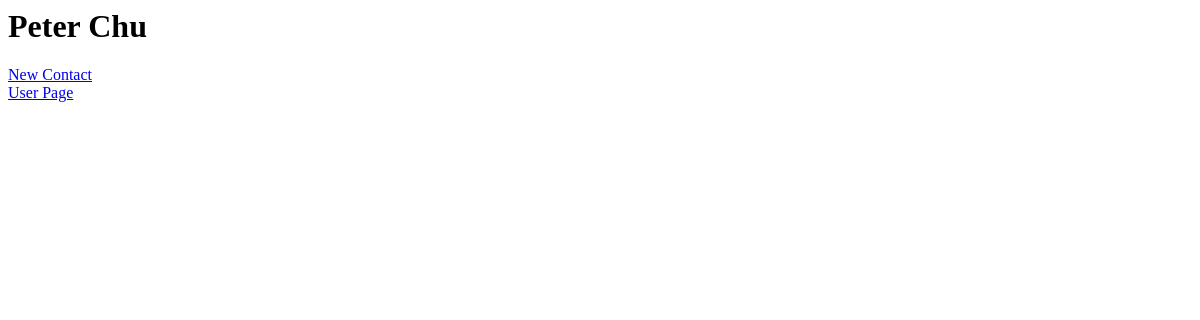
/3/, run on an earlier commit of the app's database.
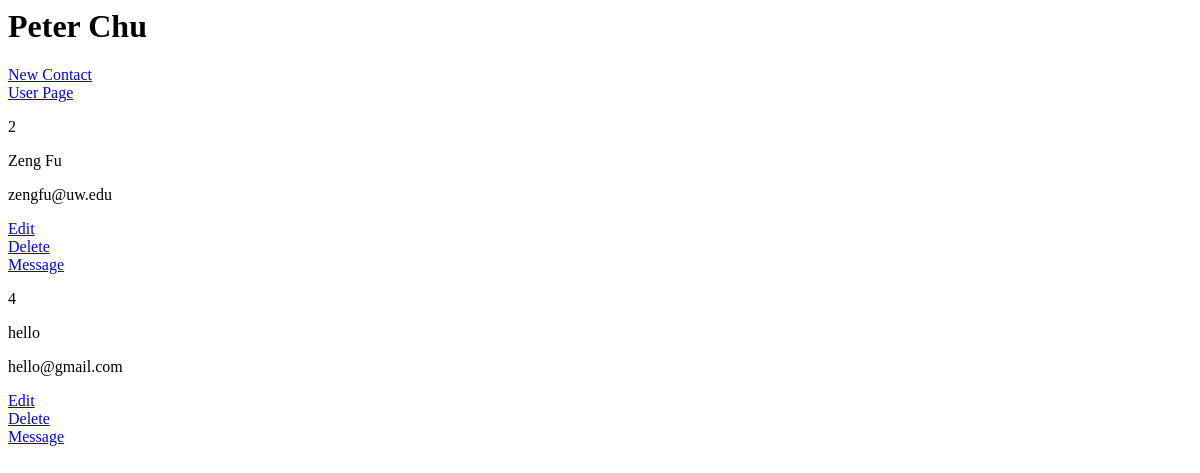
And on a later commit of the database.
### database_setup.py (models this page shows)
class Contact(Base):
    __tablename__ = 'contact'
    id = Column(Integer, primary_key=True)
    name = Column(String(80), nullable=False)
    email = Column(String(250), nullable=False)
    user_id = Column(Integer, ForeignKey('user.id'))
    user = relationship(User)

### chattime.py (the view)
@app.route('/users/<int:user_id>/contact')
@app.route('/users/<int:user_id>/')
@app.route('/<int:user_id>/')
def contact(user_id):
    session = DBSession()
    user = session.query(User).filter_by(id=user_id).one()
    contacts = session.query(Contact).filter_by(user_id=user_id)
    if contacts is None:
        return "You currently have no contacts"
    else:
        return render_template('contact.html', user=user,
                        contacts=contacts)

### templates/contact.html (shortened to what this page needs)
<html>
<body>
<div class = 'pane'>
    <div class = 'header'>
    <h1>{{  user.name  }}</h1>
</div>
<a href='{{url_for('newContact', user_id = user.id) }}'>New Contact</a>
<a href='{{url_for('users') }}'>User Page</a>
{% for c in contacts %}
<div class = 'id'>
	<p>{{c.id}}</p>
</div>
<div class = 'nameAndEmal'>
    <span class = 'name'><p>{{c.name}}</p></span>
    <span class = 'email'>
	<p>{{c.email}} </p>
	</span>
	</div>
	<div class = "editdeletepane">
<a href='{{url_for('editContact', user_id = user.id, contact_id = c.id) }}'>Edit</a>
<a href = '{{url_for('deleteContact', user_id = user.id, contact_id = c.id ) }}'>Delete</a>
<a href = '{{url_for('message', user_id = user.id, contact_id = c.id ) }}'>Message</a>
</div>
{% endfor %}
</div>
</body>
</html>

What changed in the data, as far as the page shows it:
added Contact: id "2", name "Zeng Fu", email "zengfu@uw.edu"
added Contact: id "4", name "hello", email "hello@gmail.com"
